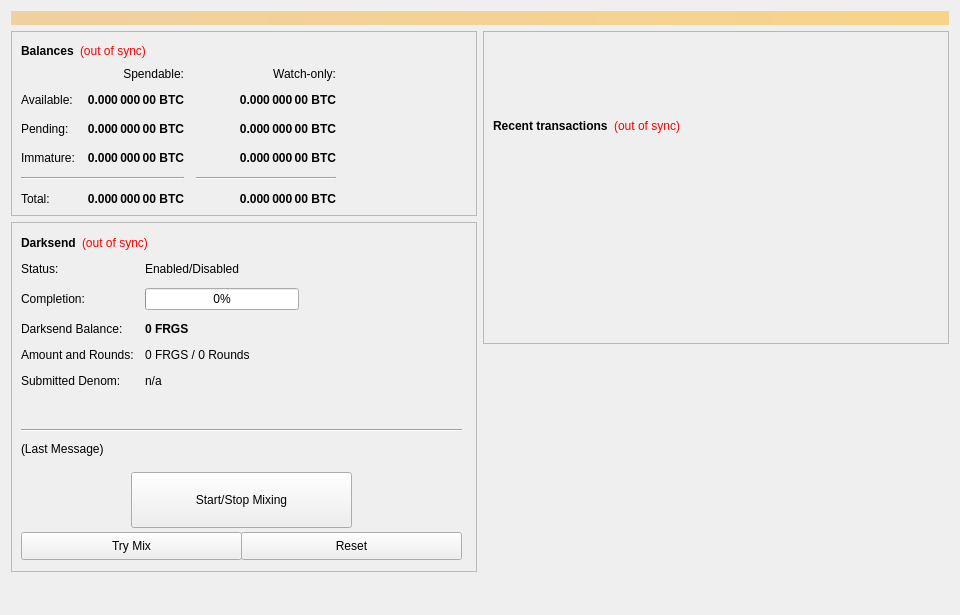
<?xml version="1.0" encoding="UTF-8"?>
<ui version="4.0">
 <class>OverviewPage</class>
 <widget class="QWidget" name="OverviewPage">
  <property name="geometry">
   <rect>
    <x>0</x>
    <y>0</y>
    <width>960</width>
    <height>615</height>
   </rect>
  </property>
  <property name="minimumSize">
   <size>
    <width>960</width>
    <height>0</height>
   </size>
  </property>
  <property name="windowTitle">
   <string>Form</string>
  </property>
  <layout class="QVBoxLayout" name="topLayout">
   <item>
    <widget class="QLabel" name="labelAlerts">
     <property name="visible">
      <bool>false</bool>
     </property>
     <property name="styleSheet">
      <string notr="true">background-color: qlineargradient(x1: 0, y1: 0, x2: 1, y2: 0, stop:0 #F0D0A0, stop:1 #F8D488); color:#000000;</string>
     </property>
     <property name="wordWrap">
      <bool>true</bool>
     </property>
     <property name="margin">
      <number>3</number>
     </property>
    </widget>
   </item>
   <item>
    <layout class="QHBoxLayout" name="horizontalLayout" stretch="1,1">
     <item>
      <layout class="QVBoxLayout" name="verticalLayout_2">
       <item>
        <widget class="QFrame" name="frame">
         <property name="frameShape">
          <enum>QFrame::StyledPanel</enum>
         </property>
         <property name="frameShadow">
          <enum>QFrame::Raised</enum>
         </property>
         <layout class="QVBoxLayout" name="verticalLayout_4">
          <item>
           <layout class="QHBoxLayout" name="horizontalLayout_4">
            <item>
             <widget class="QLabel" name="label_5">
              <property name="font">
               <font>
                <weight>75</weight>
                <bold>true</bold>
               </font>
              </property>
              <property name="text">
               <string>Balances</string>
              </property>
             </widget>
            </item>
            <item>
             <widget class="QLabel" name="labelWalletStatus">
              <property name="cursor">
               <cursorShape>WhatsThisCursor</cursorShape>
              </property>
              <property name="toolTip">
               <string>The displayed information may be out of date. Your wallet automatically synchronizes with the FRGS network after a connection is established, but this process has not completed yet.</string>
              </property>
              <property name="styleSheet">
               <string notr="true">QLabel { color: red; }</string>
              </property>
              <property name="text">
               <string notr="true">(out of sync)</string>
              </property>
              <property name="alignment">
               <set>Qt::AlignLeading|Qt::AlignLeft|Qt::AlignVCenter</set>
              </property>
             </widget>
            </item>
            <item>
             <spacer name="horizontalSpacer_3">
              <property name="orientation">
               <enum>Qt::Horizontal</enum>
              </property>
              <property name="sizeHint" stdset="0">
               <size>
                <width>40</width>
                <height>20</height>
               </size>
              </property>
             </spacer>
            </item>
           </layout>
          </item>
          <item>
           <layout class="QGridLayout" name="gridLayout">
            <property name="spacing">
             <number>12</number>
            </property>
            <item row="2" column="2">
             <widget class="QLabel" name="labelWatchPending">
              <property name="font">
               <font>
                <weight>75</weight>
                <bold>true</bold>
               </font>
              </property>
              <property name="cursor">
               <cursorShape>IBeamCursor</cursorShape>
              </property>
              <property name="toolTip">
               <string>Unconfirmed transactions to watch-only addresses</string>
              </property>
              <property name="text">
               <string notr="true">0.000 000 00 BTC</string>
              </property>
              <property name="alignment">
               <set>Qt::AlignRight|Qt::AlignTrailing|Qt::AlignVCenter</set>
              </property>
              <property name="textInteractionFlags">
               <set>Qt::LinksAccessibleByMouse|Qt::TextSelectableByKeyboard|Qt::TextSelectableByMouse</set>
              </property>
             </widget>
            </item>
            <item row="2" column="1">
             <widget class="QLabel" name="labelUnconfirmed">
              <property name="font">
               <font>
                <weight>75</weight>
                <bold>true</bold>
               </font>
              </property>
              <property name="cursor">
               <cursorShape>IBeamCursor</cursorShape>
              </property>
              <property name="toolTip">
               <string>Total of transactions that have yet to be confirmed, and do not yet count toward the spendable balance</string>
              </property>
              <property name="text">
               <string notr="true">0.000 000 00 BTC</string>
              </property>
              <property name="alignment">
               <set>Qt::AlignRight|Qt::AlignTrailing|Qt::AlignVCenter</set>
              </property>
              <property name="textInteractionFlags">
               <set>Qt::LinksAccessibleByMouse|Qt::TextSelectableByKeyboard|Qt::TextSelectableByMouse</set>
              </property>
             </widget>
            </item>
            <item row="3" column="2">
             <widget class="QLabel" name="labelWatchImmature">
              <property name="font">
               <font>
                <weight>75</weight>
                <bold>true</bold>
               </font>
              </property>
              <property name="cursor">
               <cursorShape>IBeamCursor</cursorShape>
              </property>
              <property name="toolTip">
               <string>Staked or masternode rewards in watch-only addresses that has not yet matured</string>
              </property>
              <property name="text">
               <string notr="true">0.000 000 00 BTC</string>
              </property>
              <property name="alignment">
               <set>Qt::AlignRight|Qt::AlignTrailing|Qt::AlignVCenter</set>
              </property>
              <property name="textInteractionFlags">
               <set>Qt::LinksAccessibleByMouse|Qt::TextSelectableByKeyboard|Qt::TextSelectableByMouse</set>
              </property>
             </widget>
            </item>
            <item row="4" column="0" colspan="2">
             <widget class="Line" name="lineSpendableBalance">
              <property name="orientation">
               <enum>Qt::Horizontal</enum>
              </property>
             </widget>
            </item>
            <item row="4" column="2">
             <widget class="Line" name="lineWatchBalance">
              <property name="sizePolicy">
               <sizepolicy hsizetype="Preferred" vsizetype="Fixed">
                <horstretch>0</horstretch>
                <verstretch>0</verstretch>
               </sizepolicy>
              </property>
              <property name="minimumSize">
               <size>
                <width>140</width>
                <height>0</height>
               </size>
              </property>
              <property name="orientation">
               <enum>Qt::Horizontal</enum>
              </property>
             </widget>
            </item>
            <item row="5" column="0">
             <widget class="QLabel" name="labelTotalText">
              <property name="text">
               <string>Total:</string>
              </property>
             </widget>
            </item>
            <item row="3" column="1">
             <widget class="QLabel" name="labelImmature">
              <property name="font">
               <font>
                <weight>75</weight>
                <bold>true</bold>
               </font>
              </property>
              <property name="cursor">
               <cursorShape>IBeamCursor</cursorShape>
              </property>
              <property name="toolTip">
               <string>Staked or masternode rewards that has not yet matured</string>
              </property>
              <property name="text">
               <string notr="true">0.000 000 00 BTC</string>
              </property>
              <property name="alignment">
               <set>Qt::AlignRight|Qt::AlignTrailing|Qt::AlignVCenter</set>
              </property>
              <property name="textInteractionFlags">
               <set>Qt::LinksAccessibleByMouse|Qt::TextSelectableByKeyboard|Qt::TextSelectableByMouse</set>
              </property>
             </widget>
            </item>
            <item row="2" column="3">
             <spacer name="horizontalSpacer_2">
              <property name="orientation">
               <enum>Qt::Horizontal</enum>
              </property>
              <property name="sizeHint" stdset="0">
               <size>
                <width>40</width>
                <height>20</height>
               </size>
              </property>
             </spacer>
            </item>
            <item row="3" column="0">
             <widget class="QLabel" name="labelImmatureText">
              <property name="text">
               <string>Immature:</string>
              </property>
             </widget>
            </item>
            <item row="5" column="1">
             <widget class="QLabel" name="labelTotal">
              <property name="font">
               <font>
                <weight>75</weight>
                <bold>true</bold>
               </font>
              </property>
              <property name="cursor">
               <cursorShape>IBeamCursor</cursorShape>
              </property>
              <property name="toolTip">
               <string>Your current total balance</string>
              </property>
              <property name="text">
               <string notr="true">0.000 000 00 BTC</string>
              </property>
              <property name="alignment">
               <set>Qt::AlignRight|Qt::AlignTrailing|Qt::AlignVCenter</set>
              </property>
              <property name="textInteractionFlags">
               <set>Qt::LinksAccessibleByMouse|Qt::TextSelectableByKeyboard|Qt::TextSelectableByMouse</set>
              </property>
             </widget>
            </item>
            <item row="5" column="2">
             <widget class="QLabel" name="labelWatchTotal">
              <property name="font">
               <font>
                <weight>75</weight>
                <bold>true</bold>
               </font>
              </property>
              <property name="cursor">
               <cursorShape>IBeamCursor</cursorShape>
              </property>
              <property name="toolTip">
               <string>Current total balance in watch-only addresses</string>
              </property>
              <property name="text">
               <string notr="true">0.000 000 00 BTC</string>
              </property>
              <property name="alignment">
               <set>Qt::AlignRight|Qt::AlignTrailing|Qt::AlignVCenter</set>
              </property>
              <property name="textInteractionFlags">
               <set>Qt::LinksAccessibleByMouse|Qt::TextSelectableByKeyboard|Qt::TextSelectableByMouse</set>
              </property>
             </widget>
            </item>
            <item row="0" column="2">
             <widget class="QLabel" name="labelWatchonly">
              <property name="text">
               <string>Watch-only:</string>
              </property>
              <property name="alignment">
               <set>Qt::AlignRight|Qt::AlignTrailing|Qt::AlignVCenter</set>
              </property>
             </widget>
            </item>
            <item row="1" column="0">
             <widget class="QLabel" name="labelBalanceText">
              <property name="text">
               <string>Available:</string>
              </property>
             </widget>
            </item>
            <item row="1" column="1">
             <widget class="QLabel" name="labelBalance">
              <property name="font">
               <font>
                <weight>75</weight>
                <bold>true</bold>
               </font>
              </property>
              <property name="cursor">
               <cursorShape>IBeamCursor</cursorShape>
              </property>
              <property name="toolTip">
               <string>Your current spendable balance</string>
              </property>
              <property name="text">
               <string notr="true">0.000 000 00 BTC</string>
              </property>
              <property name="alignment">
               <set>Qt::AlignRight|Qt::AlignTrailing|Qt::AlignVCenter</set>
              </property>
              <property name="textInteractionFlags">
               <set>Qt::LinksAccessibleByMouse|Qt::TextSelectableByKeyboard|Qt::TextSelectableByMouse</set>
              </property>
             </widget>
            </item>
            <item row="1" column="2">
             <widget class="QLabel" name="labelWatchAvailable">
              <property name="font">
               <font>
                <weight>75</weight>
                <bold>true</bold>
               </font>
              </property>
              <property name="cursor">
               <cursorShape>IBeamCursor</cursorShape>
              </property>
              <property name="toolTip">
               <string>Your current balance in watch-only addresses</string>
              </property>
              <property name="text">
               <string notr="true">0.000 000 00 BTC</string>
              </property>
              <property name="alignment">
               <set>Qt::AlignRight|Qt::AlignTrailing|Qt::AlignVCenter</set>
              </property>
              <property name="textInteractionFlags">
               <set>Qt::LinksAccessibleByMouse|Qt::TextSelectableByKeyboard|Qt::TextSelectableByMouse</set>
              </property>
             </widget>
            </item>
            <item row="2" column="0">
             <widget class="QLabel" name="labelPendingText">
              <property name="text">
               <string>Pending:</string>
              </property>
             </widget>
            </item>
            <item row="0" column="1">
             <widget class="QLabel" name="labelSpendable">
              <property name="text">
               <string>Spendable:</string>
              </property>
              <property name="alignment">
               <set>Qt::AlignRight|Qt::AlignTrailing|Qt::AlignVCenter</set>
              </property>
             </widget>
            </item>
           </layout>
          </item>
         </layout>
        </widget>
       </item>
       <item>
        <widget class="QFrame" name="frameDarksend">
         <property name="minimumSize">
          <size>
           <width>0</width>
           <height>350</height>
          </size>
         </property>
         <property name="layoutDirection">
          <enum>Qt::LeftToRight</enum>
         </property>
         <property name="frameShape">
          <enum>QFrame::StyledPanel</enum>
         </property>
         <property name="frameShadow">
          <enum>QFrame::Raised</enum>
         </property>
         <widget class="QWidget" name="formLayoutWidget">
          <property name="geometry">
           <rect>
            <x>10</x>
            <y>40</y>
            <width>451</width>
            <height>161</height>
           </rect>
          </property>
          <layout class="QFormLayout" name="formLayout">
           <property name="fieldGrowthPolicy">
            <enum>QFormLayout::AllNonFixedFieldsGrow</enum>
           </property>
           <property name="horizontalSpacing">
            <number>11</number>
           </property>
           <property name="verticalSpacing">
            <number>12</number>
           </property>
           <item row="0" column="0">
            <widget class="QLabel" name="label_6">
             <property name="text">
              <string>Status:</string>
             </property>
            </widget>
           </item>
           <item row="1" column="0">
            <widget class="QLabel" name="label_7">
             <property name="text">
              <string>Completion:</string>
             </property>
            </widget>
           </item>
           <item row="1" column="1">
            <widget class="QProgressBar" name="DarksendProgress">
             <property name="maximumSize">
              <size>
               <width>154</width>
               <height>16777215</height>
              </size>
             </property>
             <property name="value">
              <number>0</number>
             </property>
            </widget>
           </item>
           <item row="2" column="0">
            <widget class="QLabel" name="labelAnonymizedText">
             <property name="text">
              <string>Darksend Balance:</string>
             </property>
            </widget>
           </item>
           <item row="2" column="1">
            <widget class="QLabel" name="labelAnonymized">
             <property name="font">
              <font>
               <weight>75</weight>
               <bold>true</bold>
              </font>
             </property>
             <property name="text">
              <string notr="true">0 FRGS</string>
             </property>
            </widget>
           </item>
           <item row="3" column="0">
            <widget class="QLabel" name="label_8">
             <property name="text">
              <string>Amount and Rounds:</string>
             </property>
            </widget>
           </item>
           <item row="3" column="1">
            <widget class="QLabel" name="labelAmountRounds">
             <property name="text">
              <string>0 FRGS / 0 Rounds</string>
             </property>
            </widget>
           </item>
           <item row="4" column="0">
            <widget class="QLabel" name="label_9">
             <property name="text">
              <string>Submitted Denom:</string>
             </property>
            </widget>
           </item>
           <item row="4" column="1">
            <widget class="QLabel" name="labelSubmittedDenom">
             <property name="toolTip">
              <string>The denominations you submitted to the Masternode.&lt;br&gt;To mix, other users must submit the exact same denominations.</string>
             </property>
             <property name="text">
              <string>n/a</string>
             </property>
            </widget>
           </item>
           <item row="0" column="1">
            <widget class="QLabel" name="DarksendEnabled">
             <property name="text">
              <string>Enabled/Disabled</string>
             </property>
            </widget>
           </item>
          </layout>
         </widget>
         <widget class="QPushButton" name="runAutoDenom">
          <property name="geometry">
           <rect>
            <x>251</x>
            <y>17</y>
            <width>1</width>
            <height>1</height>
           </rect>
          </property>
          <property name="palette">
           <palette>
            <active>
             <colorrole role="WindowText">
              <brush brushstyle="SolidPattern">
               <color alpha="255">
                <red>0</red>
                <green>0</green>
                <blue>0</blue>
               </color>
              </brush>
             </colorrole>
             <colorrole role="Button">
              <brush brushstyle="SolidPattern">
               <color alpha="255">
                <red>239</red>
                <green>238</green>
                <blue>238</blue>
               </color>
              </brush>
             </colorrole>
             <colorrole role="Light">
              <brush brushstyle="SolidPattern">
               <color alpha="255">
                <red>255</red>
                <green>255</green>
                <blue>255</blue>
               </color>
              </brush>
             </colorrole>
             <colorrole role="Midlight">
              <brush brushstyle="SolidPattern">
               <color alpha="255">
                <red>247</red>
                <green>246</green>
                <blue>246</blue>
               </color>
              </brush>
             </colorrole>
             <colorrole role="Dark">
              <brush brushstyle="SolidPattern">
               <color alpha="255">
                <red>119</red>
                <green>119</green>
                <blue>119</blue>
               </color>
              </brush>
             </colorrole>
             <colorrole role="Mid">
              <brush brushstyle="SolidPattern">
               <color alpha="255">
                <red>159</red>
                <green>159</green>
                <blue>159</blue>
               </color>
              </brush>
             </colorrole>
             <colorrole role="Text">
              <brush brushstyle="SolidPattern">
               <color alpha="255">
                <red>0</red>
                <green>0</green>
                <blue>0</blue>
               </color>
              </brush>
             </colorrole>
             <colorrole role="BrightText">
              <brush brushstyle="SolidPattern">
               <color alpha="255">
                <red>255</red>
                <green>255</green>
                <blue>255</blue>
               </color>
              </brush>
             </colorrole>
             <colorrole role="ButtonText">
              <brush brushstyle="SolidPattern">
               <color alpha="255">
                <red>0</red>
                <green>0</green>
                <blue>0</blue>
               </color>
              </brush>
             </colorrole>
             <colorrole role="Base">
              <brush brushstyle="SolidPattern">
               <color alpha="255">
                <red>255</red>
                <green>255</green>
                <blue>255</blue>
               </color>
              </brush>
             </colorrole>
             <colorrole role="Window">
              <brush brushstyle="SolidPattern">
               <color alpha="255">
                <red>239</red>
                <green>238</green>
                <blue>238</blue>
               </color>
              </brush>
             </colorrole>
             <colorrole role="Shadow">
              <brush brushstyle="SolidPattern">
               <color alpha="255">
                <red>0</red>
                <green>0</green>
                <blue>0</blue>
               </color>
              </brush>
             </colorrole>
             <colorrole role="AlternateBase">
              <brush brushstyle="SolidPattern">
               <color alpha="255">
                <red>247</red>
                <green>246</green>
                <blue>246</blue>
               </color>
              </brush>
             </colorrole>
             <colorrole role="ToolTipBase">
              <brush brushstyle="SolidPattern">
               <color alpha="255">
                <red>255</red>
                <green>255</green>
                <blue>220</blue>
               </color>
              </brush>
             </colorrole>
             <colorrole role="ToolTipText">
              <brush brushstyle="SolidPattern">
               <color alpha="255">
                <red>0</red>
                <green>0</green>
                <blue>0</blue>
               </color>
              </brush>
             </colorrole>
            </active>
            <inactive>
             <colorrole role="WindowText">
              <brush brushstyle="SolidPattern">
               <color alpha="255">
                <red>0</red>
                <green>0</green>
                <blue>0</blue>
               </color>
              </brush>
             </colorrole>
             <colorrole role="Button">
              <brush brushstyle="SolidPattern">
               <color alpha="255">
                <red>239</red>
                <green>238</green>
                <blue>238</blue>
               </color>
              </brush>
             </colorrole>
             <colorrole role="Light">
              <brush brushstyle="SolidPattern">
               <color alpha="255">
                <red>255</red>
                <green>255</green>
                <blue>255</blue>
               </color>
              </brush>
             </colorrole>
             <colorrole role="Midlight">
              <brush brushstyle="SolidPattern">
               <color alpha="255">
                <red>247</red>
                <green>246</green>
                <blue>246</blue>
               </color>
              </brush>
             </colorrole>
             <colorrole role="Dark">
              <brush brushstyle="SolidPattern">
               <color alpha="255">
                <red>119</red>
                <green>119</green>
                <blue>119</blue>
               </color>
              </brush>
             </colorrole>
             <colorrole role="Mid">
              <brush brushstyle="SolidPattern">
               <color alpha="255">
                <red>159</red>
                <green>159</green>
                <blue>159</blue>
               </color>
              </brush>
             </colorrole>
             <colorrole role="Text">
              <brush brushstyle="SolidPattern">
               <color alpha="255">
                <red>0</red>
                <green>0</green>
                <blue>0</blue>
               </color>
              </brush>
             </colorrole>
             <colorrole role="BrightText">
              <brush brushstyle="SolidPattern">
               <color alpha="255">
                <red>255</red>
                <green>255</green>
                <blue>255</blue>
               </color>
              </brush>
             </colorrole>
             <colorrole role="ButtonText">
              <brush brushstyle="SolidPattern">
               <color alpha="255">
                <red>0</red>
                <green>0</green>
                <blue>0</blue>
               </color>
              </brush>
             </colorrole>
             <colorrole role="Base">
              <brush brushstyle="SolidPattern">
               <color alpha="255">
                <red>255</red>
                <green>255</green>
                <blue>255</blue>
               </color>
              </brush>
             </colorrole>
             <colorrole role="Window">
              <brush brushstyle="SolidPattern">
               <color alpha="255">
                <red>239</red>
                <green>238</green>
                <blue>238</blue>
               </color>
              </brush>
             </colorrole>
             <colorrole role="Shadow">
              <brush brushstyle="SolidPattern">
               <color alpha="255">
                <red>0</red>
                <green>0</green>
                <blue>0</blue>
               </color>
              </brush>
             </colorrole>
             <colorrole role="AlternateBase">
              <brush brushstyle="SolidPattern">
               <color alpha="255">
                <red>247</red>
                <green>246</green>
                <blue>246</blue>
               </color>
              </brush>
             </colorrole>
             <colorrole role="ToolTipBase">
              <brush brushstyle="SolidPattern">
               <color alpha="255">
                <red>255</red>
                <green>255</green>
                <blue>220</blue>
               </color>
              </brush>
             </colorrole>
             <colorrole role="ToolTipText">
              <brush brushstyle="SolidPattern">
               <color alpha="255">
                <red>0</red>
                <green>0</green>
                <blue>0</blue>
               </color>
              </brush>
             </colorrole>
            </inactive>
            <disabled>
             <colorrole role="WindowText">
              <brush brushstyle="SolidPattern">
               <color alpha="255">
                <red>119</red>
                <green>119</green>
                <blue>119</blue>
               </color>
              </brush>
             </colorrole>
             <colorrole role="Button">
              <brush brushstyle="SolidPattern">
               <color alpha="255">
                <red>239</red>
                <green>238</green>
                <blue>238</blue>
               </color>
              </brush>
             </colorrole>
             <colorrole role="Light">
              <brush brushstyle="SolidPattern">
               <color alpha="255">
                <red>255</red>
                <green>255</green>
                <blue>255</blue>
               </color>
              </brush>
             </colorrole>
             <colorrole role="Midlight">
              <brush brushstyle="SolidPattern">
               <color alpha="255">
                <red>247</red>
                <green>246</green>
                <blue>246</blue>
               </color>
              </brush>
             </colorrole>
             <colorrole role="Dark">
              <brush brushstyle="SolidPattern">
               <color alpha="255">
                <red>119</red>
                <green>119</green>
                <blue>119</blue>
               </color>
              </brush>
             </colorrole>
             <colorrole role="Mid">
              <brush brushstyle="SolidPattern">
               <color alpha="255">
                <red>159</red>
                <green>159</green>
                <blue>159</blue>
               </color>
              </brush>
             </colorrole>
             <colorrole role="Text">
              <brush brushstyle="SolidPattern">
               <color alpha="255">
                <red>119</red>
                <green>119</green>
                <blue>119</blue>
               </color>
              </brush>
             </colorrole>
             <colorrole role="BrightText">
              <brush brushstyle="SolidPattern">
               <color alpha="255">
                <red>255</red>
                <green>255</green>
                <blue>255</blue>
               </color>
              </brush>
             </colorrole>
             <colorrole role="ButtonText">
              <brush brushstyle="SolidPattern">
               <color alpha="255">
                <red>119</red>
                <green>119</green>
                <blue>119</blue>
               </color>
              </brush>
             </colorrole>
             <colorrole role="Base">
              <brush brushstyle="SolidPattern">
               <color alpha="255">
                <red>239</red>
                <green>238</green>
                <blue>238</blue>
               </color>
              </brush>
             </colorrole>
             <colorrole role="Window">
              <brush brushstyle="SolidPattern">
               <color alpha="255">
                <red>239</red>
                <green>238</green>
                <blue>238</blue>
               </color>
              </brush>
             </colorrole>
             <colorrole role="Shadow">
              <brush brushstyle="SolidPattern">
               <color alpha="255">
                <red>0</red>
                <green>0</green>
                <blue>0</blue>
               </color>
              </brush>
             </colorrole>
             <colorrole role="AlternateBase">
              <brush brushstyle="SolidPattern">
               <color alpha="255">
                <red>239</red>
                <green>238</green>
                <blue>238</blue>
               </color>
              </brush>
             </colorrole>
             <colorrole role="ToolTipBase">
              <brush brushstyle="SolidPattern">
               <color alpha="255">
                <red>255</red>
                <green>255</green>
                <blue>220</blue>
               </color>
              </brush>
             </colorrole>
             <colorrole role="ToolTipText">
              <brush brushstyle="SolidPattern">
               <color alpha="255">
                <red>0</red>
                <green>0</green>
                <blue>0</blue>
               </color>
              </brush>
             </colorrole>
            </disabled>
           </palette>
          </property>
          <property name="focusPolicy">
           <enum>Qt::NoFocus</enum>
          </property>
          <property name="autoFillBackground">
           <bool>true</bool>
          </property>
          <property name="text">
           <string/>
          </property>
          <property name="flat">
           <bool>true</bool>
          </property>
         </widget>
         <widget class="QPushButton" name="toggleDarksend">
          <property name="geometry">
           <rect>
            <x>120</x>
            <y>250</y>
            <width>221</width>
            <height>56</height>
           </rect>
          </property>
          <property name="sizePolicy">
           <sizepolicy hsizetype="MinimumExpanding" vsizetype="Fixed">
            <horstretch>0</horstretch>
            <verstretch>0</verstretch>
           </sizepolicy>
          </property>
          <property name="text">
           <string>Start/Stop Mixing</string>
          </property>
         </widget>
         <widget class="Line" name="lineLastMessage">
          <property name="geometry">
           <rect>
            <x>10</x>
            <y>200</y>
            <width>441</width>
            <height>16</height>
           </rect>
          </property>
          <property name="orientation">
           <enum>Qt::Horizontal</enum>
          </property>
         </widget>
         <widget class="QLabel" name="DarksendStatus">
          <property name="geometry">
           <rect>
            <x>10</x>
            <y>220</y>
            <width>451</width>
            <height>61</height>
           </rect>
          </property>
          <property name="minimumSize">
           <size>
            <width>288</width>
            <height>43</height>
           </size>
          </property>
          <property name="text">
           <string>(Last Message)</string>
          </property>
          <property name="alignment">
           <set>Qt::AlignLeading|Qt::AlignLeft|Qt::AlignTop</set>
          </property>
          <property name="wordWrap">
           <bool>true</bool>
          </property>
         </widget>
         <widget class="QPushButton" name="DarksendAuto">
          <property name="geometry">
           <rect>
            <x>10</x>
            <y>310</y>
            <width>221</width>
            <height>28</height>
           </rect>
          </property>
          <property name="sizePolicy">
           <sizepolicy hsizetype="MinimumExpanding" vsizetype="Fixed">
            <horstretch>0</horstretch>
            <verstretch>0</verstretch>
           </sizepolicy>
          </property>
          <property name="toolTip">
           <string>Try to manually submit a Darksend request.</string>
          </property>
          <property name="text">
           <string>Try Mix</string>
          </property>
         </widget>
         <widget class="QPushButton" name="DarksendReset">
          <property name="geometry">
           <rect>
            <x>230</x>
            <y>310</y>
            <width>221</width>
            <height>28</height>
           </rect>
          </property>
          <property name="sizePolicy">
           <sizepolicy hsizetype="MinimumExpanding" vsizetype="Fixed">
            <horstretch>0</horstretch>
            <verstretch>0</verstretch>
           </sizepolicy>
          </property>
          <property name="toolTip">
           <string>Reset the current status of Darksend (can interrupt Darksend if it's in the process of Mixing, which can cost you money!)</string>
          </property>
          <property name="autoFillBackground">
           <bool>false</bool>
          </property>
          <property name="text">
           <string>Reset</string>
          </property>
         </widget>
         <widget class="QWidget" name="layoutWidget">
          <property name="geometry">
           <rect>
            <x>10</x>
            <y>10</y>
            <width>431</width>
            <height>22</height>
           </rect>
          </property>
          <layout class="QHBoxLayout" name="horizontalLayout_5">
           <item>
            <widget class="QLabel" name="label_2">
             <property name="font">
              <font>
               <weight>75</weight>
               <bold>true</bold>
              </font>
             </property>
             <property name="text">
              <string>Darksend</string>
             </property>
            </widget>
           </item>
           <item>
            <widget class="QLabel" name="labelDarksendSyncStatus">
             <property name="toolTip">
              <string>The displayed information may be out of date. Your wallet automatically synchronizes with the FRGS network after a connection is established, but this process has not completed yet.</string>
             </property>
             <property name="styleSheet">
              <string notr="true">QLabel { color: red; }</string>
             </property>
             <property name="text">
              <string notr="true">(out of sync)</string>
             </property>
             <property name="alignment">
              <set>Qt::AlignLeading|Qt::AlignLeft|Qt::AlignVCenter</set>
             </property>
            </widget>
           </item>
           <item>
            <spacer name="horizontalSpacer_4">
             <property name="orientation">
              <enum>Qt::Horizontal</enum>
             </property>
             <property name="sizeHint" stdset="0">
              <size>
               <width>40</width>
               <height>20</height>
              </size>
             </property>
            </spacer>
           </item>
          </layout>
         </widget>
        </widget>
       </item>
       <item>
        <spacer name="verticalSpacer">
         <property name="orientation">
          <enum>Qt::Vertical</enum>
         </property>
         <property name="sizeHint" stdset="0">
          <size>
           <width>20</width>
           <height>40</height>
          </size>
         </property>
        </spacer>
       </item>
      </layout>
     </item>
     <item>
      <layout class="QVBoxLayout" name="verticalLayout_3">
       <item>
        <widget class="QFrame" name="frame_2">
         <property name="frameShape">
          <enum>QFrame::StyledPanel</enum>
         </property>
         <property name="frameShadow">
          <enum>QFrame::Raised</enum>
         </property>
         <layout class="QVBoxLayout" name="verticalLayout">
          <item>
           <spacer name="verticalSpacer_3">
            <property name="orientation">
             <enum>Qt::Vertical</enum>
            </property>
            <property name="sizeType">
             <enum>QSizePolicy::Fixed</enum>
            </property>
            <property name="sizeHint" stdset="0">
             <size>
              <width>20</width>
              <height>75</height>
             </size>
            </property>
           </spacer>
          </item>
          <item>
           <layout class="QHBoxLayout" name="horizontalLayout_2">
            <item>
             <widget class="QLabel" name="label_4">
              <property name="font">
               <font>
                <weight>75</weight>
                <bold>true</bold>
               </font>
              </property>
              <property name="text">
               <string>Recent transactions</string>
              </property>
             </widget>
            </item>
            <item>
             <widget class="QLabel" name="labelTransactionsStatus">
              <property name="cursor">
               <cursorShape>WhatsThisCursor</cursorShape>
              </property>
              <property name="toolTip">
               <string>The displayed information may be out of date. Your wallet automatically synchronizes with the FRGS network after a connection is established, but this process has not completed yet.</string>
              </property>
              <property name="styleSheet">
               <string notr="true">QLabel { color: red; }</string>
              </property>
              <property name="text">
               <string notr="true">(out of sync)</string>
              </property>
              <property name="alignment">
               <set>Qt::AlignRight|Qt::AlignTrailing|Qt::AlignVCenter</set>
              </property>
             </widget>
            </item>
            <item>
             <spacer name="horizontalSpacer">
              <property name="orientation">
               <enum>Qt::Horizontal</enum>
              </property>
              <property name="sizeHint" stdset="0">
               <size>
                <width>40</width>
                <height>20</height>
               </size>
              </property>
             </spacer>
            </item>
           </layout>
          </item>
          <item>
           <widget class="QListView" name="listTransactions">
            <property name="styleSheet">
             <string notr="true">QListView { background: transparent; }</string>
            </property>
            <property name="frameShape">
             <enum>QFrame::NoFrame</enum>
            </property>
            <property name="verticalScrollBarPolicy">
             <enum>Qt::ScrollBarAlwaysOff</enum>
            </property>
            <property name="horizontalScrollBarPolicy">
             <enum>Qt::ScrollBarAlwaysOff</enum>
            </property>
            <property name="selectionMode">
             <enum>QAbstractItemView::NoSelection</enum>
            </property>
           </widget>
          </item>
         </layout>
        </widget>
       </item>
       <item>
        <spacer name="verticalSpacer_2">
         <property name="orientation">
          <enum>Qt::Vertical</enum>
         </property>
         <property name="sizeType">
          <enum>QSizePolicy::Expanding</enum>
         </property>
         <property name="sizeHint" stdset="0">
          <size>
           <width>20</width>
           <height>40</height>
          </size>
         </property>
        </spacer>
       </item>
      </layout>
     </item>
    </layout>
   </item>
  </layout>
 </widget>
 <resources/>
 <connections/>
</ui>
